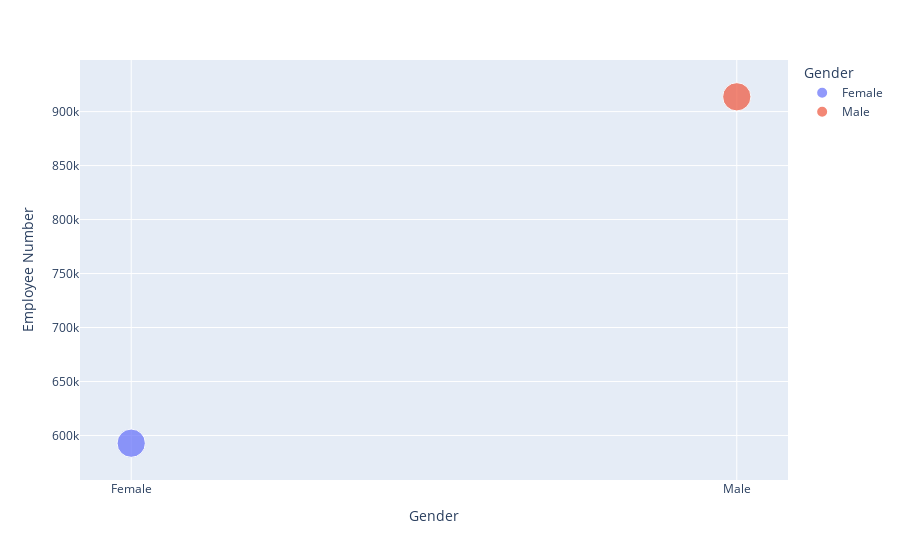

Write notebook code for a chart like this one.
### Code cell
df_gender = data.groupby('Gender')['Employee Number'].sum().reset_index()
fig = px.scatter(df_gender, x='Gender', y='Employee Number', size=[10]*len(df_gender), color='Gender', color_continuous_scale='Viridis')
fig

### Figure 1 — Plotly figure (JSON) as saved in the notebook; plotly's stock layout.template omitted (floating-point values rounded to 4 significant figures)
{"data": [{"hovertemplate": "Gender=%{x}<br>Employee Number=%{y}<br>size=%{marker.size}<extra></extra>", "legendgroup": "Female", "marker": {"color": "#636efa", "size": [10], "sizemode": "area", "sizeref": 0.025, "symbol": "circle"}, "mode": "markers", "name": "Female", "orientation": "v", "showlegend": true, "type": "scatter", "x": ["Female"], "xaxis": "x", "y": [592845], "yaxis": "y"}, {"hovertemplate": "Gender=%{x}<br>Employee Number=%{y}<br>size=%{marker.size}<extra></extra>", "legendgroup": "Male", "marker": {"color": "#EF553B", "size": [10], "sizemode": "area", "sizeref": 0.025, "symbol": "circle"}, "mode": "markers", "name": "Male", "orientation": "v", "showlegend": true, "type": "scatter", "x": ["Male"], "xaxis": "x", "y": [913707], "yaxis": "y"}], "layout": {"autosize": true, "legend": {"itemsizing": "constant", "title": {"text": "Gender"}, "tracegroupgap": 0}, "margin": {"t": 60}, "xaxis": {"anchor": "y", "autorange": true, "categoryarray": ["Female", "Male"], "categoryorder": "array", "domain": [0, 1], "range": [-0.07458, 1.075], "title": {"text": "Gender"}, "type": "category"}, "yaxis": {"anchor": "x", "autorange": true, "domain": [0, 1], "range": [541100.0, 965400.0], "title": {"text": "Employee Number"}, "type": "linear"}}}
